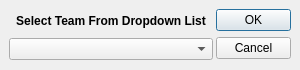
<?xml version="1.0" encoding="UTF-8"?>
<ui version="4.0">
 <class>openTeamDialog</class>
 <widget class="QDialog" name="openTeamDialog">
  <property name="geometry">
   <rect>
    <x>0</x>
    <y>0</y>
    <width>300</width>
    <height>70</height>
   </rect>
  </property>
  <property name="sizePolicy">
   <sizepolicy hsizetype="Fixed" vsizetype="Fixed">
    <horstretch>0</horstretch>
    <verstretch>0</verstretch>
   </sizepolicy>
  </property>
  <property name="windowTitle">
   <string>Open Team</string>
  </property>
  <widget class="QDialogButtonBox" name="buttonBox">
   <property name="geometry">
    <rect>
     <x>216</x>
     <y>9</y>
     <width>75</width>
     <height>52</height>
    </rect>
   </property>
   <property name="orientation">
    <enum>Qt::Vertical</enum>
   </property>
   <property name="standardButtons">
    <set>QDialogButtonBox::Cancel|QDialogButtonBox::Ok</set>
   </property>
  </widget>
  <widget class="QWidget" name="verticalLayoutWidget">
   <property name="geometry">
    <rect>
     <x>9</x>
     <y>9</y>
     <width>204</width>
     <height>51</height>
    </rect>
   </property>
   <layout class="QVBoxLayout" name="verticalLayout">
    <item>
     <widget class="QLabel" name="infoLabel">
      <property name="font">
       <font>
        <pointsize>9</pointsize>
        <weight>75</weight>
        <bold>true</bold>
       </font>
      </property>
      <property name="text">
       <string>Select Team From Dropdown List</string>
      </property>
      <property name="alignment">
       <set>Qt::AlignCenter</set>
      </property>
     </widget>
    </item>
    <item>
     <widget class="QComboBox" name="comboBox"/>
    </item>
   </layout>
  </widget>
 </widget>
 <resources/>
 <connections>
  <connection>
   <sender>buttonBox</sender>
   <signal>accepted()</signal>
   <receiver>openTeamDialog</receiver>
   <slot>accept()</slot>
   <hints>
    <hint type="sourcelabel">
     <x>248</x>
     <y>254</y>
    </hint>
    <hint type="destinationlabel">
     <x>157</x>
     <y>274</y>
    </hint>
   </hints>
  </connection>
  <connection>
   <sender>buttonBox</sender>
   <signal>rejected()</signal>
   <receiver>openTeamDialog</receiver>
   <slot>reject()</slot>
   <hints>
    <hint type="sourcelabel">
     <x>316</x>
     <y>260</y>
    </hint>
    <hint type="destinationlabel">
     <x>286</x>
     <y>274</y>
    </hint>
   </hints>
  </connection>
 </connections>
</ui>
